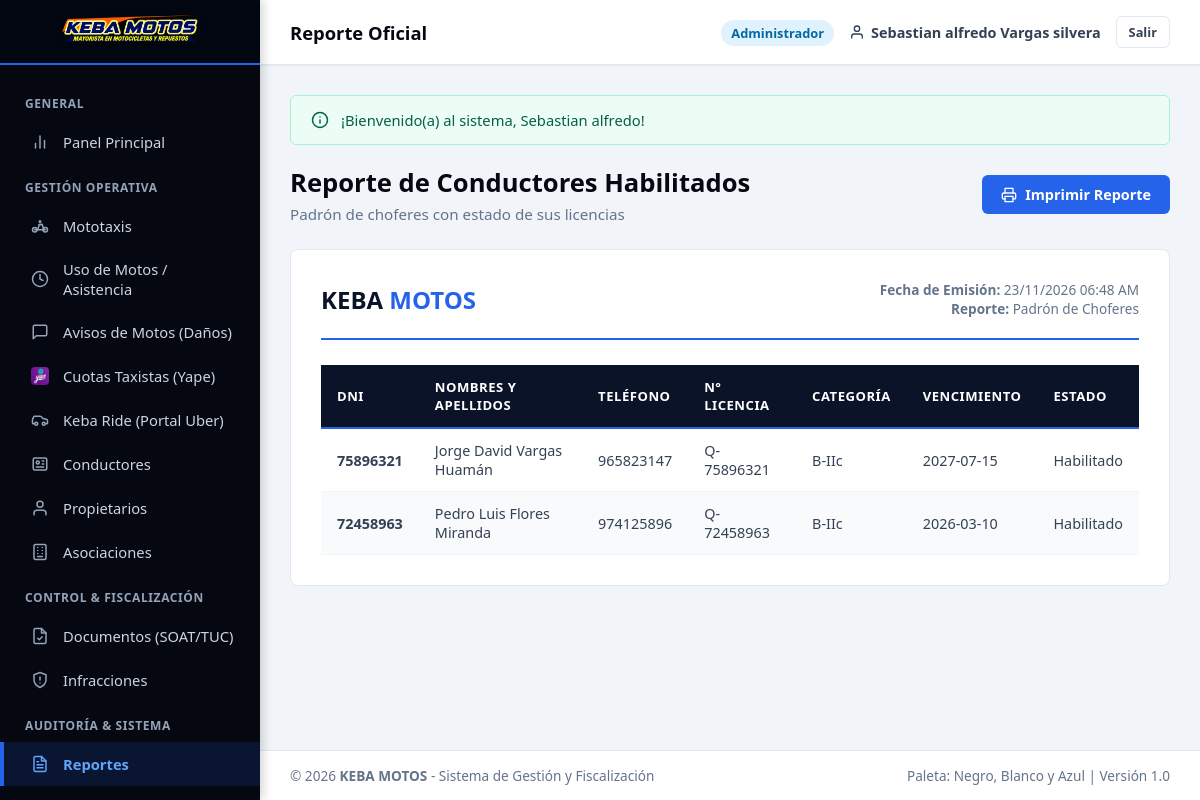
The page /vista/reportes/reporte_conductores.php (signed in) on the database its author committed.
### tables this page shows
CREATE TABLE `conductores` (
  `id_conductor` INT AUTO_INCREMENT PRIMARY KEY,
  `dni` VARCHAR(8) NOT NULL UNIQUE,
  `nombres` VARCHAR(100) NOT NULL,
  `apellidos` VARCHAR(100) NOT NULL,
  `fecha_nacimiento` DATE NULL,
  `telefono` VARCHAR(20) NULL,
  `direccion` VARCHAR(255) NULL,
  `numero_licencia` VARCHAR(20) NOT NULL UNIQUE,
  `categoria_licencia` VARCHAR(10) NOT NULL DEFAULT 'B-IIc',
  `fecha_emision_licencia` DATE NULL,
  `fecha_vencimiento_licencia` DATE NOT NULL,
  `foto` VARCHAR(255) NULL,
  `estado` ENUM('Habilitado', 'Inhabilitado', 'Suspendido') DEFAULT 'Habilitado',
  `created_at` TIMESTAMP DEFAULT CURRENT_TIMESTAMP,
  `updated_at` TIMESTAMP DEFAULT CURRENT_TIMESTAMP ON UPDATE CURRENT_TIMESTAMP
);

### vista/reportes/reporte_conductores.php (the view, shortened to what the rows shown need)
<?php
require_once dirname(__DIR__) . '/plantillas/header.php';
require_once dirname(__DIR__) . '/plantillas/navbar.php';
require_once dirname(dirname(__DIR__)) . '/modelos/Conductor.php';
$condMod = new Conductor();
$conductores = $condMod->listarTodos();
?>
<div class="page-header no-print">
    <div>
        <h1 class="page-title">Reporte de Conductores Habilitados</h1>
    </div>
</div>
<div class="report-container">
    <table class="table-custom">
        <thead>
            <tr>
                <th>DNI</th>
                <th>Nombres y Apellidos</th>
                <th>Teléfono</th>
                <th>N° Licencia</th>
                <th>Categoría</th>
                <th>Vencimiento</th>
                <th>Estado</th>
            </tr>
        </thead>
        <tbody>
            <?php foreach ($conductores as $c): ?>
            <tr>
                <td><strong><?= htmlspecialchars($c['dni']) ?></strong></td>
                <td><?= htmlspecialchars($c['nombres'] . ' ' . $c['apellidos']) ?></td>
                <td><?= htmlspecialchars($c['telefono'] ?? '-') ?></td>
                <td><?= htmlspecialchars($c['numero_licencia']) ?></td>
                <td><?= htmlspecialchars($c['categoria_licencia']) ?></td>
                <td><?= htmlspecialchars($c['fecha_vencimiento_licencia']) ?></td>
                <td><?= htmlspecialchars($c['estado']) ?></td>
            </tr>
            <?php endforeach; ?>
        </tbody>
    </table>
</div>
<?php require_once dirname(__DIR__) . '/plantillas/footer.php'; ?>

### rows shown on the page
conductores: dni "75896321", nombres+apellidos "Jorge David Vargas Huamán", telefono "965823147", numero_licencia "Q-75896321", categoria_licencia "B-IIc", fecha_vencimiento_licencia "2027-07-15", estado "Habilitado"
conductores: dni "72458963", nombres+apellidos "Pedro Luis Flores Miranda", telefono "974125896", numero_licencia "Q-72458963", categoria_licencia "B-IIc", fecha_vencimiento_licencia "2026-03-10", estado "Habilitado"

### other values the page prints
$subtituloNavbar "Reporte Oficial"
$usuarioActivo['rol_nombre'] "Administrador"
$nombreUsuario "Sebastian alfredo Vargas silvera"
$flash['mensaje'] "¡Bienvenido(a) al sistema, Sebastian alfredo!"
